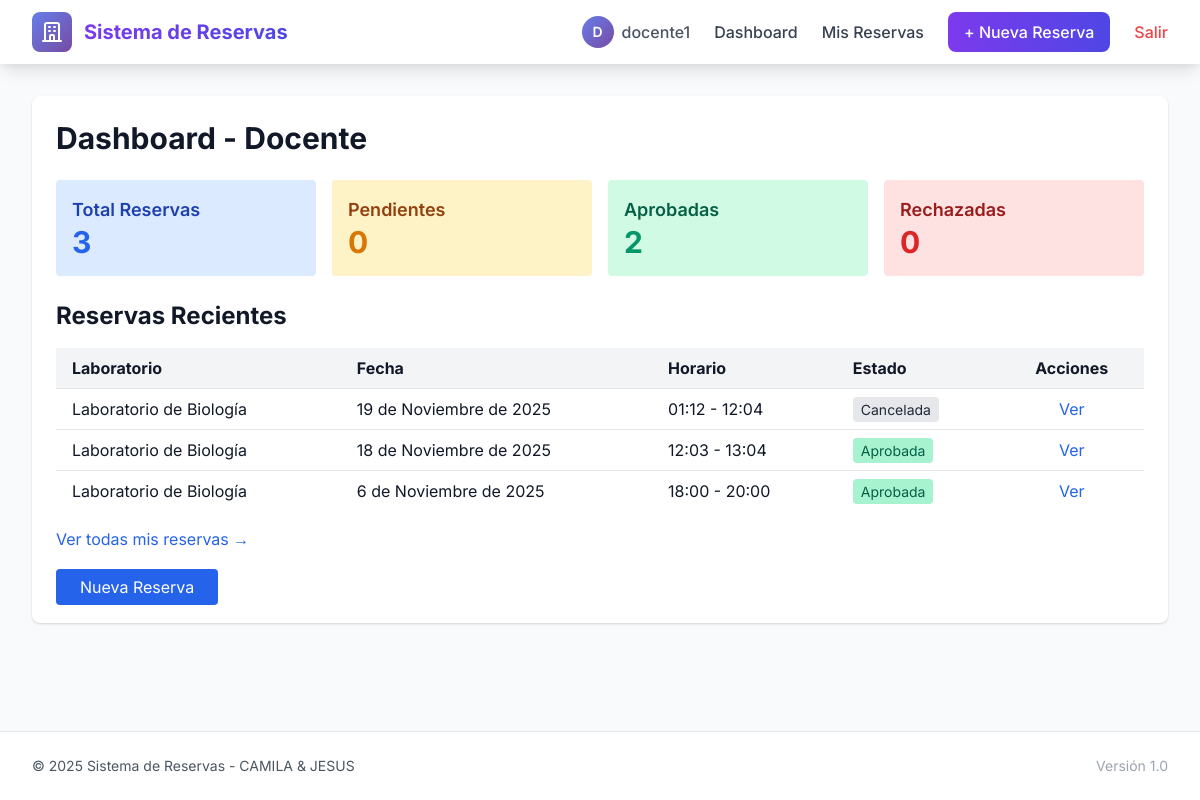
/docente/ (signed in), run on the app's committed database.
### CAMILA_JESUS/models.py (models this page shows, shortened)
class Reserva(models.Model):
    docente = models.ForeignKey(User, on_delete=models.CASCADE, related_name='reservas')
    laboratorio = models.ForeignKey(Laboratorio, on_delete=models.CASCADE, related_name='reservas')
    fecha = models.DateField()
    hora_inicio = models.TimeField()
    hora_fin = models.TimeField()
    motivo = models.TextField()
    estado = models.CharField(max_length=10, choices=ESTADOS, default='Pendiente')
    fecha_creacion = models.DateTimeField(auto_now_add=True)
    class Meta:
        verbose_name = 'Reserva'
        verbose_name_plural = 'Reservas'
        ordering = ['-fecha', 'hora_inicio']

class Laboratorio(models.Model):
    nombre = models.CharField(max_length=100, unique=True)
    class Meta:
        verbose_name = 'Laboratorio'
        verbose_name_plural = 'Laboratorios'
        ordering = ['nombre']

### CAMILA_JESUS/views.py (the view)
# urls.py: path('docente/', views.DocenteDashboardView.as_view(), name='docente_dashboard'),
class DocenteDashboardView(LoginRequiredMixin, TemplateView):
    template_name = 'camila/docente/dashboard.html'
    def get_context_data(self, **kwargs):
        context = super().get_context_data(**kwargs)
        mis_reservas = Reserva.objects.filter(docente=self.request.user).select_related('laboratorio')
        context.update({
            'total_reservas': mis_reservas.count(),
            'pendientes': mis_reservas.filter(estado='Pendiente').count(),
            'aprobadas': mis_reservas.filter(estado='Aprobada').count(),
            'rechazadas': mis_reservas.filter(estado='Rechazada').count(),
            'reservas_recientes': mis_reservas[:5],
        })
        return context

### CAMILA_JESUS/templates/camila/docente/dashboard.html
{% extends 'camila/base.html' %}
{% block content %}
<div class="bg-white shadow rounded-lg p-6">
  <h1 class="text-3xl font-bold mb-6">Dashboard - Docente</h1>
  <div class="grid grid-cols-1 md:grid-cols-4 gap-4 mb-6">
    <div class="bg-blue-100 p-4 rounded">
      <h3 class="text-lg font-semibold text-blue-800">Total Reservas</h3>
      <p class="text-3xl font-bold text-blue-600">{{ total_reservas }}</p>
    </div>
    <div class="bg-yellow-100 p-4 rounded">
      <h3 class="text-lg font-semibold text-yellow-800">Pendientes</h3>
      <p class="text-3xl font-bold text-yellow-600">{{ pendientes }}</p>
    </div>
    <div class="bg-green-100 p-4 rounded">
      <h3 class="text-lg font-semibold text-green-800">Aprobadas</h3>
      <p class="text-3xl font-bold text-green-600">{{ aprobadas }}</p>
    </div>
    <div class="bg-red-100 p-4 rounded">
      <h3 class="text-lg font-semibold text-red-800">Rechazadas</h3>
      <p class="text-3xl font-bold text-red-600">{{ rechazadas }}</p>
    </div>
  </div>
  <div class="mt-6">
    <h2 class="text-2xl font-bold mb-4">Reservas Recientes</h2>
    {% if reservas_recientes %}
      <div class="overflow-x-auto">
        <table class="min-w-full bg-white">
          <thead class="bg-gray-100">
            <tr>
              <th class="px-4 py-2 text-left">Laboratorio</th>
              <th class="px-4 py-2 text-left">Fecha</th>
              <th class="px-4 py-2 text-left">Horario</th>
              <th class="px-4 py-2 text-left">Estado</th>
              <th class="px-4 py-2">Acciones</th>
            </tr>
          </thead>
          <tbody>
            {% for reserva in reservas_recientes %}
            <tr class="border-t">
              <td class="px-4 py-2">{{ reserva.laboratorio.nombre }}</td>
              <td class="px-4 py-2">{{ reserva.fecha }}</td>
              <td class="px-4 py-2">{{ reserva.hora_inicio }} - {{ reserva.hora_fin }}</td>
              <td class="px-4 py-2">
                <span class="px-2 py-1 rounded text-sm
                  {% if reserva.estado == 'Pendiente' %}bg-yellow-200 text-yellow-800
                  {% elif reserva.estado == 'Aprobada' %}bg-green-200 text-green-800
                  {% elif reserva.estado == 'Rechazada' %}bg-red-200 text-red-800
                  {% else %}bg-gray-200 text-gray-800{% endif %}">
                  {{ reserva.estado }}
                </span>
              </td>
              <td class="px-4 py-2 text-center">
                <a href="{% url 'camila:docente_reserva_detail' reserva.pk %}" class="text-blue-600 hover:underline">Ver</a>
              </td>
            </tr>
            {% endfor %}
          </tbody>
        </table>
      </div>
    {% else %}
      <p class="text-gray-600">No tienes reservas aún.</p>
    {% endif %}
    <div class="mt-4">
      <a href="{% url 'camila:docente_reserva_list' %}" class="text-blue-600 hover:underline">Ver todas mis reservas →</a>
    </div>
  </div>
  <div class="mt-6">
    <a href="{% url 'camila:docente_reserva_create' %}" class="bg-blue-600 text-white px-6 py-2 rounded hover:bg-blue-700">
      Nueva Reserva
    </a>
  </div>
</div>
{% endblock %}

### CAMILA_JESUS/templates/camila/base.html (shortened to what this page needs)
<!doctype html>
<html lang="es">
<head>
  <link href="https://cdn.jsdelivr.net/npm/tailwindcss@2.2.19/dist/tailwind.min.css" rel="stylesheet">
</head>
<body class="bg-gray-50 text-gray-900 min-h-screen flex flex-col">
  <nav class="bg-white shadow-lg sticky top-0 z-50">
    <div class="max-w-7xl mx-auto px-4 sm:px-6 lg:px-8">
      <div class="flex justify-between items-center h-16">
        <div class="flex items-center space-x-3">
          <div class="w-10 h-10 gradient-bg rounded-lg flex items-center justify-center">
            <svg class="w-6 h-6 text-white" fill="none" stroke="currentColor" viewBox="0 0 24 24">
              <path stroke-linecap="round" stroke-linejoin="round" stroke-width="2" d="M19 21V5a2 2 0 00-2-2H7a2 2 0 00-2 2v16m14 0h2m-2 0h-5m-9 0H3m2 0h5M9 7h1m-1 4h1m4-4h1m-1 4h1m-5 10v-5a1 1 0 011-1h2a1 1 0 011 1v5m-4 0h4"></path>
            </svg>
          </div>
          <a href="{% url 'camila:home' %}" class="text-xl font-bold bg-gradient-to-r from-purple-600 to-indigo-600 bg-clip-text text-transparent">
          </a>
        </div>
        <div class="flex items-center space-x-6">
          {% if user.is_authenticated %}
            <div class="flex items-center space-x-2 text-gray-600">
              <div class="w-8 h-8 rounded-full gradient-bg flex items-center justify-center text-white font-semibold text-sm">
                {{ user.username|slice:":1"|upper }}
              </div>
              <span class="font-medium">{{ user.username }}</span>
            </div>
            {% if user.is_staff %}
              <a href="{% url 'camila:admin_dashboard' %}" class="nav-link text-gray-700 hover:text-indigo-600 font-medium">Dashboard</a>
              <a href="{% url 'camila:admin_reserva_list' %}" class="nav-link text-gray-700 hover:text-indigo-600 font-medium">Reservas</a>
              <a href="{% url 'camila:admin_estadisticas' %}" class="nav-link text-gray-700 hover:text-indigo-600 font-medium">Estadísticas</a>
            {% else %}
              <a href="{% url 'camila:docente_dashboard' %}" class="nav-link text-gray-700 hover:text-indigo-600 font-medium">Dashboard</a>
              <a href="{% url 'camila:docente_reserva_list' %}" class="nav-link text-gray-700 hover:text-indigo-600 font-medium">Mis Reservas</a>
              <a href="{% url 'camila:docente_reserva_create' %}" class="px-4 py-2 bg-gradient-to-r from-purple-600 to-indigo-600 text-white rounded-lg hover:shadow-lg transition duration-300 font-medium">
                + Nueva Reserva
              </a>
            {% endif %}
            <a href="{% url 'logout' %}" class="text-red-500 hover:text-red-700 font-medium transition duration-300">Salir</a>
          {% else %}
            <a href="{% url 'login' %}" class="px-6 py-2 bg-gradient-to-r from-purple-600 to-indigo-600 text-white rounded-lg hover:shadow-lg transition duration-300 font-medium">
              Iniciar Sesión
            </a>
          {% endif %}
        </div>
      </div>
    </div>
  </nav>
  <main class="flex-grow max-w-7xl w-full mx-auto px-4 sm:px-6 lg:px-8 py-8">
    {% block content %}{% endblock %}
  </main>
  <footer class="bg-white border-t border-gray-200 mt-12">
    <div class="max-w-7xl mx-auto px-4 sm:px-6 lg:px-8 py-6">
      <div class="flex justify-between items-center">
        <p class="text-gray-600 text-sm">
          © 2025 Sistema de Reservas - CAMILA & JESUS
        </p>
        <div class="flex space-x-6">
          <span class="text-gray-400 text-sm">Versión 1.0</span>
        </div>
      </div>
    </div>
  </footer>
</body>
</html>

### CAMILA_JESUS/templates/camila/base.html (style rules this page uses)
body { font-family: 'Inter', sans-serif; }
.gradient-bg { background: linear-gradient(135deg, #667eea 0%, #764ba2 100%); }
.nav-link { position: relative; transition: color 0.3s ease; }
.nav-link::after { content: ''; position: absolute; bottom: -4px; left: 0; width: 0; height: 2px; background-color: #667eea; transition: width 0.3s ease; }

### data on the page
Reserva: laboratorio.nombre "Laboratorio de Biología", fecha "19 de Noviembre de 2025", hora_inicio "01:12", hora_fin "12:04", estado "Cancelada"
Reserva: laboratorio.nombre "Laboratorio de Biología", fecha "18 de Noviembre de 2025", hora_inicio "12:03", hora_fin "13:04", estado "Aprobada"
Reserva: laboratorio.nombre "Laboratorio de Biología", fecha "6 de Noviembre de 2025", hora_inicio "18:00", hora_fin "20:00", estado "Aprobada"

### other printed values
{{ user.username|slice:":1"|upper }} "D"
{{ user.username }} "docente1"
{{ total_reservas }} "3"
{{ pendientes }} "0"
{{ aprobadas }} "2"
{{ rechazadas }} "0"
